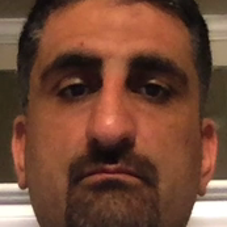
#> input picture datasets/clean_dataset/test/drowsy/A0015.png, 227 x 227 px; its folder holds 4 pictures in this run
$ jupyter execute --allow-errors data_acquisition.ipynb
#> lines starting #> are read from the running program, lines starting #| are printed output that depends on the picture
# Deduplicate to prevent data leakage

[cell 1]
import sys

#### Settings

[cell 2]
import os
from pathlib import Path


BASE_DIR    = Path(r"C:\Users\AmrAhmed\Desktop\Level 3\Second Term\Pattern Recognition\Project\Drowsiness-Project\datasets")
DROWSY_DIR  = BASE_DIR / "Drowsy"
NDROWSY_DIR = BASE_DIR / "Non Drowsy"
OUTPUT_DIR  = BASE_DIR / "clean_dataset"
DUP_DIR     = BASE_DIR / "duplicates"


HASH_THRESHOLD = 8

TRAIN_RATIO = 0.80
TEST_RATIO  = 0.20
RANDOM_SEED = 42

print(f"   Drowsy    : {DROWSY_DIR}")
print(f"   Non Drowsy: {NDROWSY_DIR}")
print(f"   Duplicates: {DUP_DIR}")
print(f"   Clean out : {OUTPUT_DIR}")
print(f"   Threshold : Hamming ≤ {HASH_THRESHOLD}")

#### Compute pHash for All Images

[cell 3]
import imagehash
from PIL import Image
from tqdm import tqdm
import pandas as pd
from pathlib import Path

SUPPORTED = {'.jpg', '.jpeg', '.png', '.bmp', '.tiff', '.webp'}

def get_all_images(folder: Path) -> list:
    return [p for p in folder.rglob('*') if p.suffix.lower() in SUPPORTED]

def compute_hashes(image_paths: list, label: str) -> pd.DataFrame:
#> called with label = 'drowsy'
    records = []
    errors = []

    for p in tqdm(image_paths, desc=f"Hashing [{label}]"):
        try:
            img = Image.open(p).convert('RGB')
#> img is the input picture: PIL image 227x227 RGB; mean R, G, B 113.9, 72.6, 54
            phash = imagehash.phash(img, hash_size=16)
            records.append({
                'path': str(p),
                'label': label,
                'phash': phash
            })
        except Exception as e:
            errors.append({'path': str(p), 'error': str(e)})

    if errors:
        print(f"{len(errors)} images could not be opened in [{label}]")

    return pd.DataFrame(records)


drowsy_imgs = get_all_images(DROWSY_DIR)
ndrowsy_imgs = get_all_images(NDROWSY_DIR)

print(f"\nDrowsy: {len(drowsy_imgs):,} images")
print(f"Non Drowsy: {len(ndrowsy_imgs):,} images")
print(f"Total: {len(drowsy_imgs) + len(ndrowsy_imgs):,} images")

#> (the rest of this cell did not finish here and is left out)

#### Detect duplicates within each class and between classes

[cell 4]
from itertools import combinations
import numpy as np

# [58 lines left out: function find_duplicates, not called in this run]


#> (the rest of this cell did not finish here and is left out)

[cell 5]
import pandas as pd
from tqdm import tqdm
from typing import Any, Dict, List, Tuple


# [32 lines left out: function to_int_hash, not called in this run]


def hamming_distance(a: int, b: int) -> int:
    return (a ^ b).bit_count()


class BKTreeNode:
    # [4 lines left out: function __init__, not called in this run]


class BKTree:
    def __init__(self):
        self.root: BKTreeNode | None = None

    # [109 lines left out: functions add, search, find_duplicates, not called in this run]


# Run
#> (the rest of this cell did not finish here and is left out)

#### Visual Analysis of Duplicates

[cell 6]
import matplotlib.pyplot as plt
import numpy as np

fig, axes = plt.subplots(1, 3, figsize=(16, 5))
fig.suptitle('Duplicate Analysis in Dataset', fontsize=15, fontweight='bold')

#> (the rest of this cell did not finish here and is left out)

#### Display examples of detected duplicates

#> (a cell that did not finish here is left out)

#### Move duplicates to the `duplicates` folder

[cell 8]
import shutil

#> (the rest of this cell did not finish here and is left out)

#### Split the data 80/20

[cell 9]
from sklearn.model_selection import train_test_split
from collections import Counter

remaining_drowsy = get_all_images(DROWSY_DIR)
remaining_ndrowsy = get_all_images(NDROWSY_DIR)

all_paths = [str(p) for p in remaining_drowsy + remaining_ndrowsy]
all_labels = ['drowsy'] * len(remaining_drowsy) + ['non_drowsy'] * len(remaining_ndrowsy)

print("Remaining images after cleaning:")
print(f"Drowsy: {len(remaining_drowsy):,}")
print(f"Non Drowsy: {len(remaining_ndrowsy):,}")
print(f"Total: {len(all_paths):,}")

X_train, X_test, y_train, y_test = train_test_split(
    all_paths,
    all_labels,
    test_size=TEST_RATIO,
    stratify=all_labels,
    random_state=RANDOM_SEED
)

print("\nSplit:")
print(f"Train: {len(X_train):,} ({len(X_train) / len(all_paths) * 100:.1f}%)")
print(f"Test: {len(X_test):,} ({len(X_test) / len(all_paths) * 100:.1f}%)")

print("\nTrain distribution:", dict(Counter(y_train)))
print("Test distribution:", dict(Counter(y_test)))

#### Copy files to `clean_dataset/train` and `clean_dataset/test`

[cell 10]
# [18 lines left out: function copy_split, not called in this run]


print("About to create clean_dataset and copy images.")
print("Type 'yes' to continue:")
confirm2 = input()

if confirm2.strip().lower() == 'yes':
    n_train = copy_split(X_train, y_train, 'train')
    n_test = copy_split(X_test, y_test, 'test')

    print("\nclean_dataset created:")
    print(f"train: {n_train:,} images")
    print(f"test: {n_test:,} images")

    print("\nFinal structure:")
    print("clean_dataset/")
    print(f"├── train/ (drowsy: {sum(l == 'drowsy' for l in y_train):,}, non_drowsy: {sum(l == 'non_drowsy' for l in y_train):,})")
    print(f"└── test/  (drowsy: {sum(l == 'drowsy' for l in y_test):,}, non_drowsy: {sum(l == 'non_drowsy' for l in y_test):,})")

else:
    print("Cancelled")

#### Final Visual Report

[cell 11]
fig, axes = plt.subplots(1, 2, figsize=(13, 6))
fig.suptitle('Final Dataset Summary', fontsize=10)

splits = ['Train', 'Test']
totals = [len(X_train), len(X_test)]
colors = ["#2f249f", "#537ad4"]

bars = axes[0].bar(splits, totals, color=colors)

for bar, val in zip(bars, totals):
    axes[0].text(
        bar.get_x() + bar.get_width() / 2,
        bar.get_height() + 10,
        f'{val:,}\n({val / len(all_paths) * 100:.0f}%)',
        ha='center',
        fontsize=10
    )

axes[0].set_title('Train / Test Split')
axes[0].set_ylabel('Number of Images')
axes[0].set_ylim(0, max(totals) * 1.2)

train_cnt = Counter(y_train)
test_cnt = Counter(y_test)

cats = ['drowsy', 'non_drowsy']
x = np.arange(len(cats))
w = 0.35

b1 = axes[1].bar(
    x - w / 2,
    [train_cnt[c] for c in cats],
    w,
    label='Train',
    color="#7c31a4"
)

b2 = axes[1].bar(
    x + w / 2,
    [test_cnt[c] for c in cats],
    w,
    label='Test',
    color="#ab419d"
)

for bar in list(b1) + list(b2):
    axes[1].text(
        bar.get_x() + bar.get_width() / 2,
        bar.get_height() + 2,
        str(int(bar.get_height())),
        ha='center',
        fontsize=10
    )

axes[1].set_title('Class Distribution in Train and Test')
axes[1].set_xticks(x)
axes[1].set_xticklabels(cats)
axes[1].set_ylabel('Number of Images')
axes[1].legend()

plt.tight_layout()
plt.savefig('final_split_report.png', dpi=150, bbox_inches='tight')
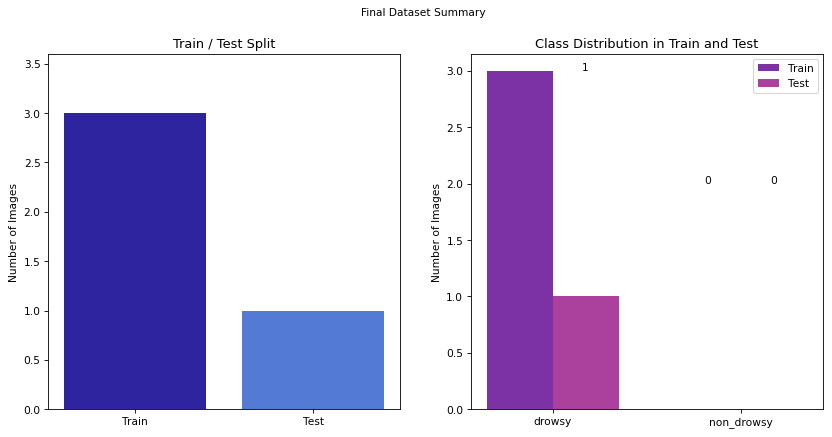
#> figure drawn by matplotlib, 2 panels
plt.show()

print("=" * 60)
print("Complete Pipeline Summary")
print("=" * 60)
#> (the rest of this cell did not finish here and is left out)
